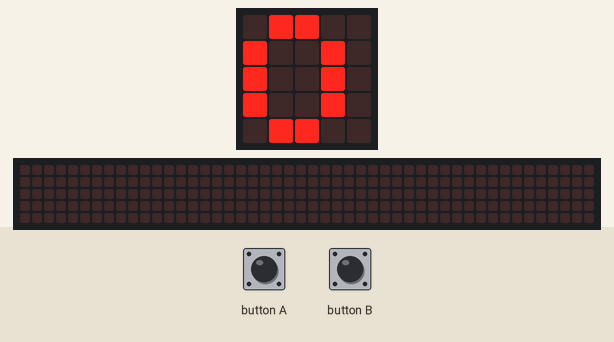
Bench run of a program on a simulated BBC micro:bit (MakeCode). Parts: the board's 5×5 LED display, a strip that is not on the board, showing the scrolling text unrolled. Inputs (shaded band) come from the test bench. The 48×5 strip is a reading aid, not a part: it shows the text the display is scrolling, unrolled, one strip-width of it at a time.

Above: at 1.2 s.
1.3 s: button A pressed for 0.15 s
At 1.92 s:
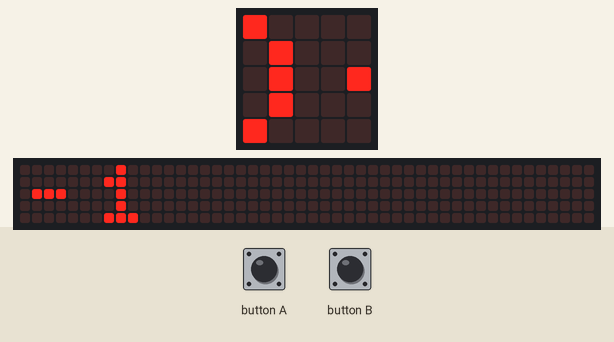
3.4 s: button B pressed for 0.15 s
At 5.1 s:
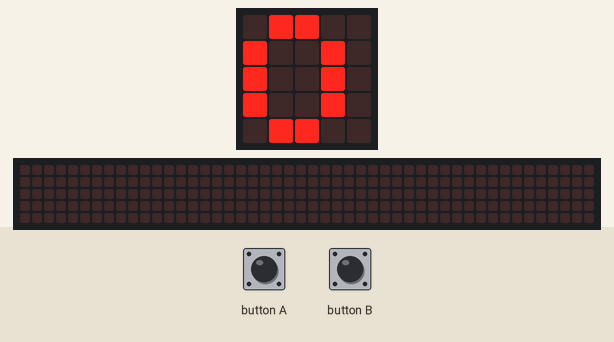
Timing chart, 0 to 6.6 s (numbered marks = the images above; inputs shaded):
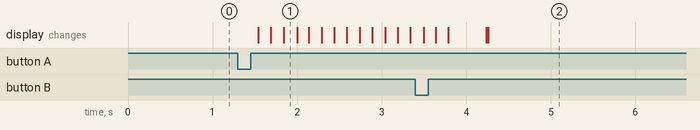

The program:

main.ts
```typescript
let cislo = 0
input.onButtonPressed(Button.A, function on_button_pressed_a() {

    cislo += 0 - 1
})
input.onButtonPressed(Button.B, function on_button_pressed_b() {

    cislo += 1
})
basic.forever(function on_forever() {
    basic.showNumber(cislo)
})
```

test.ts
```typescript
// Tady jsou testy. Při použití tohoto balíčku jako rozšíření nebude zkompilováno.
```

Measured:
- after the input at 1.3 s, the display: first changes after 0.24 s (image 1 shows a later state)
